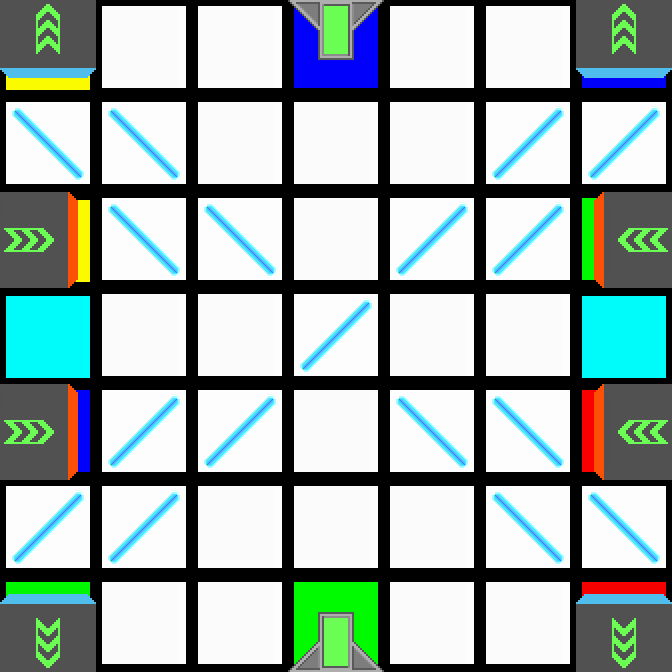

A 2D game scene composited from a Tiled map and its tileset images. What follows is a short description and the map's XML, with every tile layer's data as written:
An orthogonal 7x7 tile map with 96x96 px tiles, 2 tile layers (Colors, Tiles).

<map version="1.0" orientation="orthogonal" renderorder="right-down" width="7" height="7" tilewidth="96" tileheight="96">
 <properties>
  <property name="AvailableColors" value="0, 0, 5, 5, 0, 0" />
  <property name="AvailableTiles" value="13, 15, 11, 9, 13, 15" />
 </properties>
 <tileset firstgid="1" source="../tiles.tsx" />
 <layer name="Colors" width="7" height="7">
  <data encoding="csv">
84,87,87,83,87,87,83,
87,87,87,87,87,87,87,
84,87,87,87,87,87,82,
86,87,87,87,87,87,86,
83,87,87,87,87,87,81,
87,87,87,87,87,87,87,
82,87,87,82,87,87,81
</data>
 </layer>
 <layer name="Tiles" width="7" height="7">
  <data encoding="csv">
21,1,1,7,1,1,21,
3,3,1,1,1,2,2,
26,3,3,1,2,2,28,
1,1,1,2,1,1,1,
26,2,2,1,3,3,28,
2,2,1,1,1,3,3,
23,1,1,5,1,1,23
</data>
 </layer>
</map>
